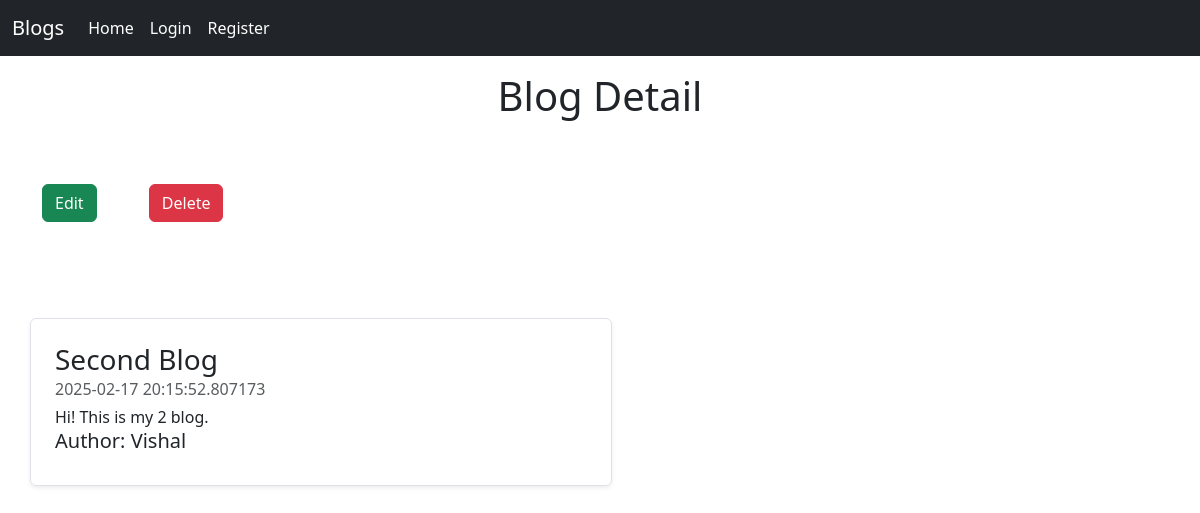
Screenshot of /blogDetail/2 with the database file from the repository.
### app.py (models this page shows, shortened)
class Blog(db.Model):
    blogId = db.Column(db.Integer, primary_key = True)
    blogTitle = db.Column(db.String(80), nullable = False)
    blogAuthor = db.Column(db.String(80), nullable = False)
    blogContent = db.Column(db.Text(), nullable = False)
    publishDate = db.Column(db.DateTime(), nullable = False, default = datetime.utcnow)

### app.py (the view)
@app.route("/blogDetail/<int:id>", methods = ["GET","POST"])
def blogDetail(id):
    blog = Blog.query.get(id)
    return render_template("blogDetail.html", blog=blog)

### templates/blogDetail.html (shortened to what this page needs)
<!DOCTYPE html>
<html lang="en">
<head>
    <link href="https://cdn.jsdelivr.net/npm/bootstrap@5.3.3/dist/css/bootstrap.min.css" rel="stylesheet"
 />
</head>
<body>
    <nav class="navbar navbar-expand-lg navbar-dark bg-dark">
        <div class="container-fluid">
            <a class="navbar-brand" href="#">Blogs</a>
            <div class="collapse navbar-collapse" id="navbarSupportedContent">
                <ul class="navbar-nav me-auto mb-2 mb-lg-0">
                    <li class="nav-item">
                        <a class="nav-link active" aria-current="page" href="/">Home</a>
                    </li>
                    {% if current_user.is_authenticated %}
                    <li class="nav-item">
                        <a class="nav-link active" aria-current="page" href="">{{current_user.username}}</a>
                    </li>
                    <li class="nav-item">
                        <a class="nav-link active" aria-current="page" href="/blogPost">Post Blog</a>
                    </li>
                    <li class="nav-item">
                        <a class="nav-link active" aria-current="page" href="/logout">Logout</a>
                    </li>
                    {% else %}
                    <li class="nav-item">
                        <a class="nav-link active" aria-current="page" href="/login">Login</a>
                    </li>
                    <li class="nav-item">
                        <a class="nav-link active" aria-current="page" href="/register">Register</a>
                    </li>
                    {% endif %}
                </ul>
            </div>
        </div>
    </nav>
    <div class="container">
        <h1 class="text-center my-3">Blog Detail</h1>
        <div id="modificationButtons">
            <a class="btn btn-success my-5" href="/edit/{{blog.blogId}}">Edit</a>
            <a class="btn btn-danger my-5 mx-5" href="/delete/{{blog.blogId}}">Delete</a>
        </div>
        <div class="col-md-6 my-5">
            <div class="row no-gutters border rounded overflow-hidden flex-md-row mb-4 shadow-sm h-md-250 position-relative">
                <div class="col p-4 d-flex flex-column position-static">
                    <h3 class="mb-0">{{blog.blogTitle}}</h3>
                    <div class="mb-1 text-muted">{{blog.publishDate}}</div>
                    <p class="card-text mb-auto">{{blog.blogContent}}</p>
                    <h5>Author: {{blog.blogAuthor}}</h5>
                </div>
            </div>
        </div>
    </div>
</body>
</html>

### rows the page displays
Blog: blogTitle "Second Blog", publishDate "2025-02-17 20:15:52.807173", blogContent "Hi! This is my 2 blog.", blogAuthor "Vishal"
